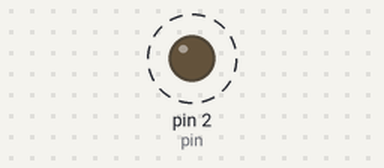
The sketch below on a simulated Arduino Uno, built with avr-gcc and run on an emulated ATmega328P. Parts: output pins drawn as LEDs (lit = HIGH). Dashed ring = blinking.

Above: at 0.5 s.
Timing chart, 0 to 3.0 s (numbered marks = the images above):
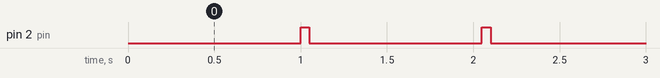

The sketch:

sketch_oct22a.ino
```cpp
int pin = 2;

void setup() {
  // Переключаем контакт GPIO2 в режим вывода данных (OUTPUT):
  pinMode(pin, OUTPUT);
}

// Код в блоке loop() будет повторяться вновь и вновь:
void loop() {
  digitalWrite(pin, LOW);

  delay(1000);
  digitalWrite(pin, HIGH);

  delay(50);
}
```

Measured:
- by itself, pin 2 (pin): alternates HIGH for 0.05 s and LOW for 1.0 s
